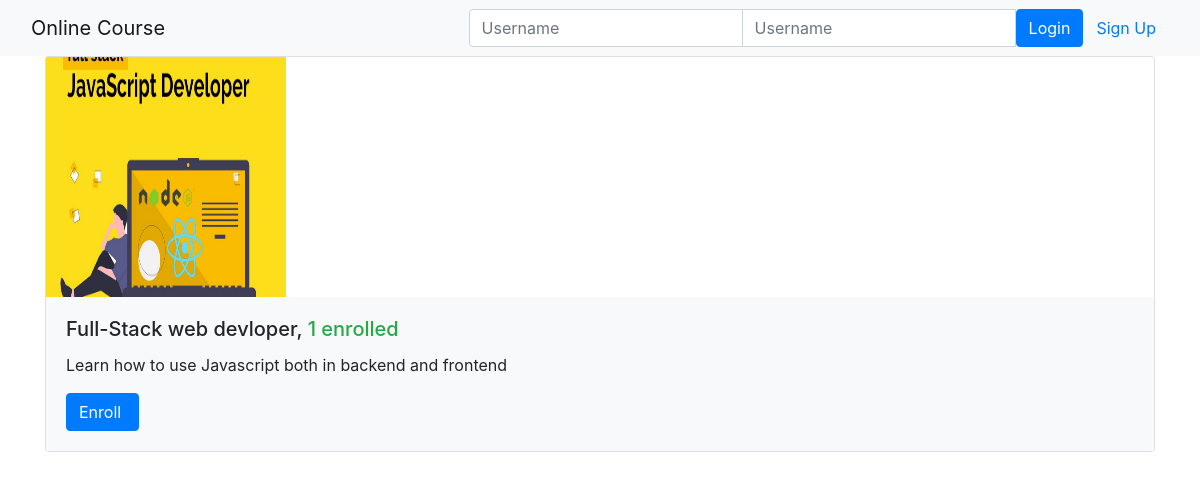
The page /onlinecourse/ on the database its author committed.
### onlinecourse/models.py (models this page shows, shortened)
class Course(models.Model):
    name = models.CharField(null=False, max_length=30, default='online course')
    image = models.ImageField(upload_to='course_images/')
    description = models.CharField(max_length=1000)
    pub_date = models.DateField(null=True)
    instructors = models.ManyToManyField(Instructor)
    users = models.ManyToManyField(settings.AUTH_USER_MODEL, through='Enrollment')
    total_enrollment = models.IntegerField(default=0)
    is_enrolled = False

### onlinecourse/views.py (the view)
class CourseListView(generic.ListView):
    template_name = 'onlinecourse/course_list_bootstrap.html'
    context_object_name = 'course_list'
    def get_queryset(self):
        user = self.request.user
        courses = Course.objects.order_by('-total_enrollment')[:10]
        for course in courses:
            if user.is_authenticated:
                course.is_enrolled = check_if_enrolled(user, course)
        return courses

### onlinecourse/templates/onlinecourse/course_list_bootstrap.html (shortened to what this page needs)
<!DOCTYPE html>
<html lang="en">
<head>
    {% load static %}
    <link rel="stylesheet" href="https://maxcdn.bootstrapcdn.com/bootstrap/4.5.2/css/bootstrap.min.css">
</head>
<body>
    <nav class="navbar navbar-light bg-light">
        <div class="container-fluid">
            <div class="navbar-header">
                  <a class="navbar-brand" href="#">Online Course</a>
            </div>
            <ul class="nav navbar-nav navbar-right">
                {% if user.is_authenticated %}
                <li>
                    <a class="btn btn-link" href="#">{{ user.first_name }}({{ user.username }})</a>
                    <a class="btn btn-link" href="{% url 'onlinecourse:logout' %}">Logout</a>
                </li>
                {% else %}
                <li>
                    <form class="form-inline" action="{% url 'onlinecourse:login' %}" method="post">
                        <div class="input-group">
                            <input type="text" class="form-control" placeholder="Username" name="username" >
                            <input type="password" class="form-control" placeholder="Username" name="psw" >
                            <button class="btn btn-primary" type="submit">Login</button>
                            <a class="btn btn-link" href="{% url 'onlinecourse:registration' %}">Sign Up</a>
                        </div>
                    </form>
                </li>
                {% endif %}
            </ul>
        </div>
    </nav>
    {% if course_list %}
        <div class="container">
            <div class="card-deck">
                {% for course in course_list %}
                         <div class="card" style="width: 36rem;">
                          <img class="card-img-left" src="{{MEDIA_URL}}/{{ course.image }}" width="240px" height="240px"
                               alt="Course image">
                          <div class="card-body bg-light">
                              <h5 class="card-title">{{ course.name }}, <span class="text-success">
                                  {{ course.total_enrollment}} enrolled</span></h5>
                            <p class="card-text">{{ course.description}}</p>
                            <form action="{% url 'onlinecourse:enroll' course.id %}" method="post">
                                  <input class="btn btn-primary"  type="submit"
                                         value="{% if course.is_enrolled %}Enter{% else %}Enroll{% endif %} ">
                            </form>
                          </div>
                        </div>
                {% endfor %}
            </div>
        </div>
    {% else %}
        <p>No courses are available.</p>
    {% endif %}
</body>
</html>

### rows shown on the page
Course: image (picture), name "Full-Stack web devloper", total_enrollment "1", description "Learn how to use Javascript both in backend and frontend", is_enrolled "Enroll"
